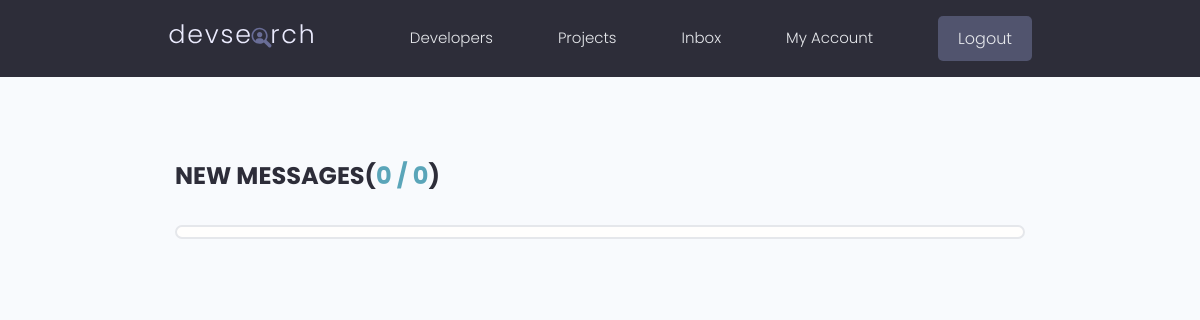
/inbox/ (signed in), run on an earlier commit of the app's database.
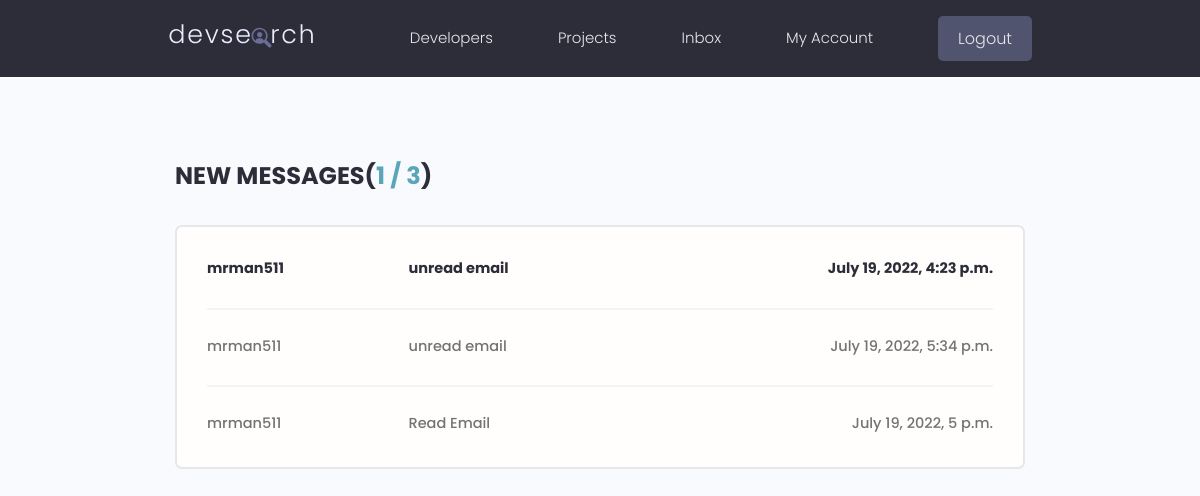
And on a later commit of the database.
### users/models.py (models this page shows, shortened)
class Message(models.Model):
  recipient = models.ForeignKey(Profile, on_delete=models.SET_NULL, null=True, related_name="messages")
  sender = models.ForeignKey(Profile, on_delete=models.SET_NULL, null=True)
  name = models.CharField(max_length=200, null=True, blank=True)
  email = models.EmailField(max_length=200, null=True, blank=True)
  subject = models.CharField(max_length=140, null=True, blank=True)
  body = models.TextField()
  is_read = models.BooleanField(default=False, null=True)
  created = models.DateTimeField(auto_now_add=True)
  id = models.UUIDField(default=uuid.uuid4, unique=True, primary_key=True, editable=False)
  class Meta:
    ordering = ['is_read', '-created', 'sender']

class Profile(models.Model):
  user = models.OneToOneField(User, on_delete=models.CASCADE, null=True, blank=True,)
  name = models.CharField(max_length = 200, blank = True, null = True)
  email = models.EmailField(max_length=500, blank=True, null=True)
  username = models.CharField(max_length = 200, blank = True, null = True)
  username = models.CharField(max_length = 200, blank = True, null = True)
  short_intro = models.CharField(max_length = 200, blank = True, null = True)
  location = models.CharField(max_length = 200, blank = True, null = True)
  bio = models.TextField(max_length=500, blank=True, null=True)
  profile_image = models.ImageField(null = True, blank=True, upload_to='profiles/', default='profiles/user-default.png' )
  social_github= models.CharField(max_length = 200, blank = True, null = True)
  social_linkedIn= models.CharField(max_length = 200, blank = True, null = True)
  social_twitter= models.CharField(max_length = 200, blank = True, null = True)
  social_youtube= models.CharField(max_length = 200, blank = True, null = True)
  social_website= models.CharField(max_length = 200, blank = True, null = True)
  created = models.DateTimeField(auto_now_add=True)
  id = models.UUIDField(default=uuid.uuid4, unique=True, primary_key=True, editable=False)
  def __str__(self):
    return str(self.user.username)

### users/views.py (the view)
# urls.py: path('inbox/', views.inbox, name='inbox'),
@login_required(login_url="login")
def inbox(request):
  profile = request.user.profile
  profileMessages = profile.messages.all()
  unreadCount = len(list(filter(lambda a: not a.is_read, profileMessages)))
  context = {
    'profile': profile,
    'profileMessages': profileMessages,
    'unreadCount': unreadCount
  }
  return render(request, 'users/inbox.html', context)

### users/templates/users/inbox.html
{% extends 'main.html' %}
{% block content %}
<main class="inbox my-xl">
  <div class="content-box">
    <h3 class="inbox__title">
      New Messages(<span>{{ unreadCount }} / {{ profileMessages.count }}</span>)
    </h3>
    <ul class="messages">
      {% for message in profileMessages %}
      {% if not message.is_read %}
      <li class="message message--unread">
        <a href="{% url 'show-message' message.id %}">
          <span class="message__author">{{ message.sender }}</span>
          <span class="message__subject">{{ message.subject }}</span>
          <span class="message__date">{{ message.created }}</span>
        </a>
      </li>
      {% else %}
      <li class="message message--read">
        <a href="{% url 'show-message' message.id %}">
          <span class="message__author">{{ message.sender }}</span>
          <span class="message__subject">{{ message.subject }}</span>
          <span class="message__date">{{ message.created }}</span>
        </a>
      </li>
      {% endif %}
      {% endfor %}
    </ul>
  </div>
</main>
{% endblock content %}

What changed in the data, as far as the page shows it:
added Message: sender "mrman511", subject "unread email", created "July 19, 2022, 4:23 p.m."
added Message: sender "mrman511", subject "unread email", created "July 19, 2022, 5:34 p.m."
added Message: sender "mrman511", subject "Read Email", created "July 19, 2022, 5 p.m."
Also different on the page:
{{ unreadCount }}: "0" → "1"
{{ profileMessages.count }}: "0" → "3"
